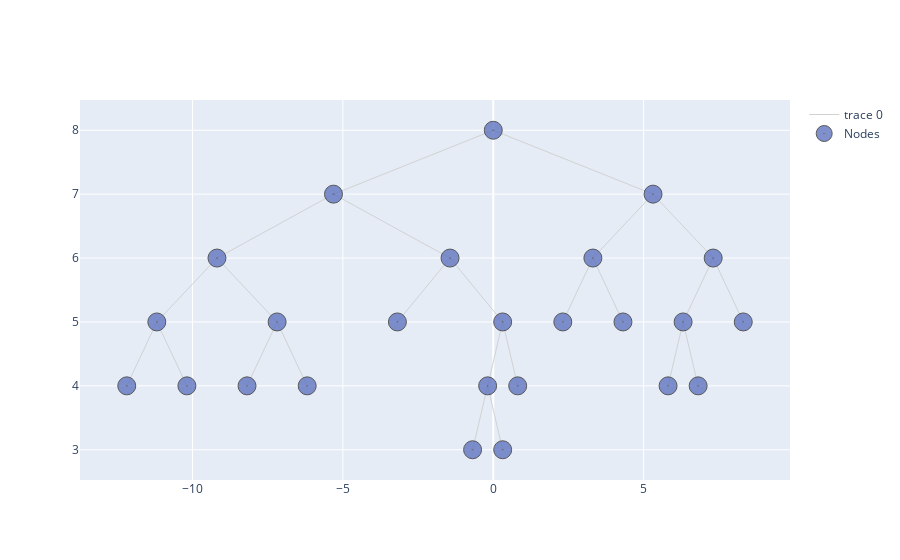

Source (notebook cell):
### Code cell
import igraph
from igraph import Graph, EdgeSeq

father_list = sorted([16, 17, 18, 19, 10, 23, 44, 45, 12, 13, 15, 28, 29, 1, 2, 4, 8, 9, 5, 11, 22, 3, 6, 7, 14])

nr_vertices = max(father_list) #make too many to allow for missing nodes

v_label = list(map(str, father_list) )                    # create node labbels 


G = Graph.Tree(nr_vertices, 2) # 2 stands for children number
lay = G.layout_reingold_tilford(root=[0])



position = {k: lay[k-1] for k in father_list}    #assigning nodes to positions 

Y = [lay[k][1] for k in range(len(father_list))]
M = max(Y)

es = EdgeSeq(G) # sequence of edges
E = [e.tuple for e in G.es] # list of edges


L = len(position)
Xn = [position[k][0] for k in father_list]
Yn = [2*M-position[k][1] for k in father_list]



a = 0
while a<10:

    for edge in E:
        if edge[0] +1 not in position or edge[1]+1 not in position:
            E.remove(edge) 
    a+=1

Xe = []
Ye = []



for edge in E:
    
    
    Xe+=[position[edge[0]+1][0],position[edge[1]+1][0], None]
    Ye+=[2*M-position[edge[0]+1][1],2*M-position[edge[1]+1][1], None]



for label in v_label:
    print(label)
    print(type(label))
    
labels = v_label



#Drawing

import plotly.graph_objects as go
fig = go.Figure()
#fig.add_annotation(name="Graph")
fig.add_trace(go.Scatter(x=Xe,
                   y=Ye,
                   mode='lines',
                   line=dict(color='rgb(210,210,210)', width=1),
                   hoverinfo='none'
                   ))
fig.add_trace(go.Scatter(x=Xn,
                  y=Yn,
                  mode='markers',
                  name='Nodes',
                  marker=dict(symbol='circle-dot',
                                size=18,
                                color='#6175c1',    #'#DB4551',
                                line=dict(color='rgb(50,50,50)', width=1)
                                ),
                  text=labels,
                  hoverinfo='text',
                  opacity=0.8
                  ))

### Figure 1 — Plotly figure (JSON) as saved in the notebook; plotly's stock layout.template omitted (floating-point values rounded to 4 significant figures)
{"data": [{"hoverinfo": "none", "line": {"color": "rgb(210,210,210)", "width": 1}, "mode": "lines", "type": "scatter", "x": [0, -5.312, null, 0, 5.312, null, -5.312, -9.188, null, -5.312, -1.438, null, 5.312, 3.312, null, 5.312, 7.312, null, -9.188, -11.19, null, -9.188, -7.188, null, -1.438, -3.188, null, -1.438, 0.3125, null, 3.312, 2.312, null, 3.312, 4.312, null, 7.312, 6.312, null, 7.312, 8.312, null, -11.19, -12.19, null, -11.19, -10.19, null, -7.188, -8.188, null, -7.188, -6.188, null, 0.3125, -0.1875, null, 0.3125, 0.8125, null, 6.312, 5.812, null, 6.312, 6.812, null, -0.1875, -0.6875, null, -0.1875, 0.3125, null], "y": [8, 7, null, 8, 7, null, 7, 6, null, 7, 6, null, 7, 6, null, 7, 6, null, 6, 5, null, 6, 5, null, 6, 5, null, 6, 5, null, 6, 5, null, 6, 5, null, 6, 5, null, 6, 5, null, 5, 4, null, 5, 4, null, 5, 4, null, 5, 4, null, 5, 4, null, 5, 4, null, 5, 4, null, 5, 4, null, 4, 3, null, 4, 3, null]}, {"hoverinfo": "text", "marker": {"color": "#6175c1", "line": {"color": "rgb(50,50,50)", "width": 1}, "size": 18, "symbol": "circle-dot"}, "mode": "markers", "name": "Nodes", "opacity": 0.8, "text": ["1", "2", "3", "4", "5", "6", "7", "8", "9", "10", "11", "12", "13", "14", "15", "16", "17", "18", "19", "22", "23", "28", "29", "44", "45"], "type": "scatter", "x": [0, -5.312, 5.312, -9.188, -1.438, 3.312, 7.312, -11.19, -7.188, -3.188, 0.3125, 2.312, 4.312, 6.312, 8.312, -12.19, -10.19, -8.188, -6.188, -0.1875, 0.8125, 5.812, 6.812, -0.6875, 0.3125], "y": [8, 7, 7, 6, 6, 6, 6, 5, 5, 5, 5, 5, 5, 5, 5, 4, 4, 4, 4, 4, 4, 4, 4, 3, 3]}], "layout": {}}
